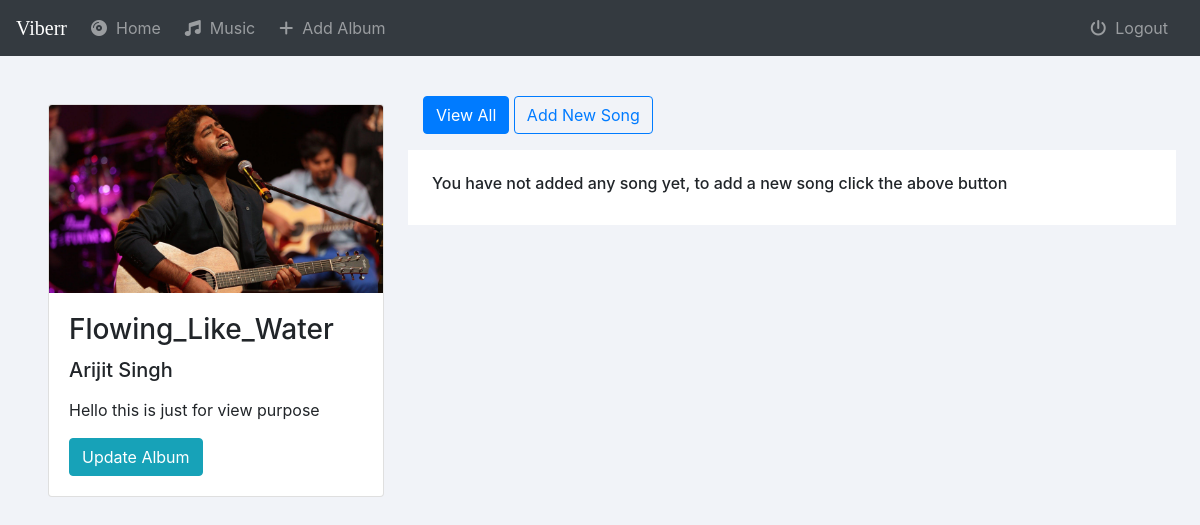
Page /music/1/ (signed in) on the committed database.
### music/models.py (models this page shows, shortened)
class Album(models.Model):
    user = models.ForeignKey(User,models.SET_NULL,blank=True,null=True)
    artist = models.CharField(max_length=250)
    album_title = models.CharField(max_length=500)
    genre = models.CharField(max_length=100)
    album_logo = models.FileField(upload_to='music/images')
    is_favorite = models.BooleanField(default=False)

### music/views.py (the view)
# urls.py: path('<int:pk>/', views.detail, name="detail"),
@login_required(login_url='music:login')
def detail(request,pk):
        user = request.user
        album = get_object_or_404(Album, pk=pk)
        return render(request,'music/detail.html',{'album':album})

### music/templates/music/detail.html (shortened to what this page needs)
{% extends 'music/basic.html' %}
{% block body %}
<div class="row m-4">
    <div class="col-md-4 p-4">
        <div class="card">
            <img class="card-img-top" src="{{album.album_logo.url}}" alt="Card image cap">
            <div class="card-body">
                <h3 class="card-title">{{ album.album_title }}</h3>
                <h5 class="card-text">{{album.artist}}</h5>
                <p class="card-text my-3">{{album.genre}}</p>
                <a href='{% url "music:album-update" album.id %}' type="" class="btn btn-info">Update Album</a>
            </div>
        </div>
    </div>
    <div class="col-md-8 mt-3">
        <a href="{% url 'music:detail' album.id %}" class="btn btn-primary">View All</a>
        <a href="{% url 'music:add-song' album.id%}" class="btn btn-outline-primary">Add New Song</a>
        {% if album.song_set.count %}
        <div class="row bg-white p-4 mt-3">
            <h2>All Songs</h2>
            <table class="table">
                <thead>
                    <tr>
                        <th scope="col">Title</th>
                        <th scope="col">Audio File</th>
                        <th scope="col">Favorite</th>
                        <th scope="col">Actions</th>
                    </tr>
                </thead>
                <tbody>
                    {% for song in album.song_set.all %}
                    <tr>
                        <td>{{song.song_title}}</td>
                        <td scope="col"><button class="btn btn-success"><i class="fas fa-play"></i>&nbsp; Play</button></td>
                        <td scope="col"><a href="{% url 'music:favorite' album.id song.song_title 'detail' %}"><i class="fas fa-star {% if song.is_favorite %}active{% endif %}"></i></a></td>
                        <td scope="col">
                            <form action="{% url 'music:delete-song' album.id song.song_title %}" method="GET">
                                <button class="btn btn-danger" type="submit" value="Yes" name="delete"><i class="fas fa-trash"></i>&nbsp; Delete</button>
                            </form>
                        </td>
                    </tr>
                    {% endfor %}
                </tbody>
            </table>
        </div>
        {% else %}
        <div class="row bg-white p-4 mt-3">
            <h6>You have not added any song yet, to add a new song click the above button</h6>
        </div>
        {% endif %}
    </div>
</div>
{% endblock %}

### music/static/music/styles.css (style rules this page uses)
html,body { background:#f1f3f8; }

### rows in the picture
Album: album_logo (picture), album_title "Flowing_Like_Water", artist "Arijit Singh", genre "Hello this is just for view purpose"
